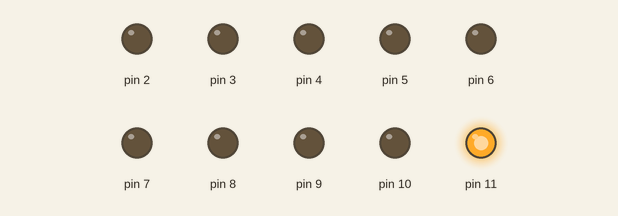
Recording of a sketch running on a simulated Arduino Uno, built with avr-gcc and run on an emulated ATmega328P. Parts: output pins drawn as LEDs (lit = HIGH).

Above: at 3.0 s.
At 9.0 s:
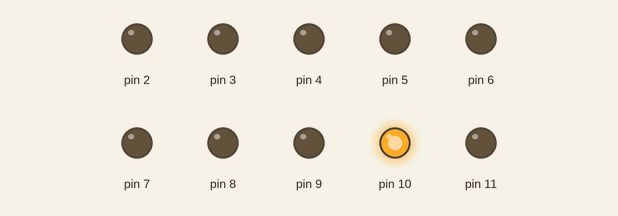
At 21.0 s:
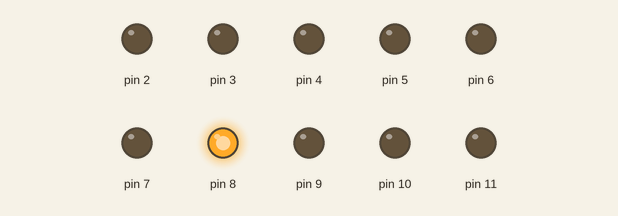
At 39.0 s:
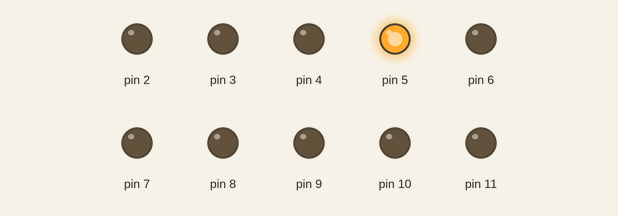
At 57.0 s:
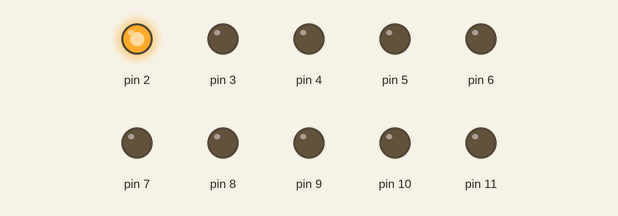
At 75.0 s:
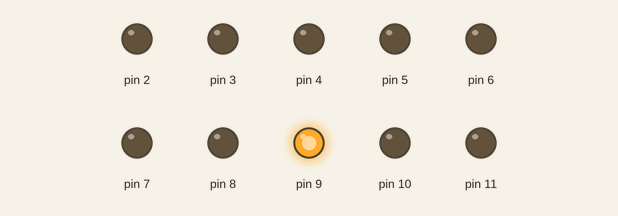
Timing chart, 0 to 78.0 s (numbered marks = the images above):
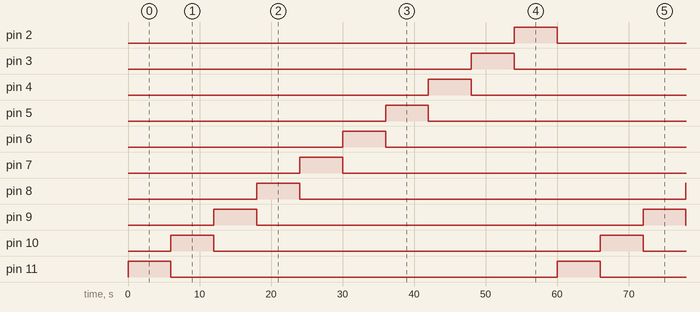

The sketch:

HW10.ino
```cpp
// HW10 files
int second;
int i;

void setup() {
  for (i = 2; i<=11; i++) {
    pinMode(i, OUTPUT);
  }
}

void loop() {
  second = int((floor(millis()/1000))) % 60;
  if (second>=0 && second<6) {
    for (i = 2; i<=11; i++) {
      if (i != 11) {
        digitalWrite(i, LOW);
      } else {
        digitalWrite(i, HIGH);
      }
    }
  } else if (second>=6 && second<12) {
    for (i = 2; i<=11; i++) {
      if (i != 10) {
        digitalWrite(i, LOW);
      } else {
        digitalWrite(i, HIGH);
      }
    }
  } else if (second>=12 && second<18) {
    for (i = 2; i<=11; i++) {
      if (i != 9) {
        digitalWrite(i, LOW);
      } else {
        digitalWrite(i, HIGH);
      }
    }
  } else if (second>=18 && second<24) {
    for (i = 2; i<=11; i++) {
      if (i != 8) {
        digitalWrite(i, LOW);
      } else {
        digitalWrite(i, HIGH);
      }
    }
  } else if (second>=24 && second<30) {
    for (i = 2; i<=11; i++) {
      if (i != 7) {
        digitalWrite(i, LOW);
      } else {
        digitalWrite(i, HIGH);
      }
    }
  } else if (second>=30 && second<36) {
    for (i = 2; i<=11; i++) {
      if (i != 6) {
        digitalWrite(i, LOW);
      } else {
        digitalWrite(i, HIGH);
      }
    }
  } else if (second>=36 && second<42) {
    for (i = 2; i<=11; i++) {
      if (i != 5) {
        digitalWrite(i, LOW);
      } else {
        digitalWrite(i, HIGH);
      }
    }
  } else if (second>=42 && second<48) {
    for (i = 2; i<=11; i++) {
      if (i != 4) {
        digitalWrite(i, LOW);
      } else {
        digitalWrite(i, HIGH);
      }
    }
  } else if (second>=48 && second<54) {
    for (i = 2; i<=11; i++) {
      if (i != 3) {
        digitalWrite(i, LOW);
      } else {
        digitalWrite(i, HIGH);
      }
    }
  } else {
    for (i = 2; i<=11; i++) {
      if (i != 2) {
        digitalWrite(i, LOW);
      } else {
        digitalWrite(i, HIGH);
      }
    }
  }
}
```

Measured:
- by itself, pin 2–11: alternates HIGH for 6.0 s and LOW for 54.0 s
- by itself, everything shown: repeats every 60.0 s, in 10 steps
